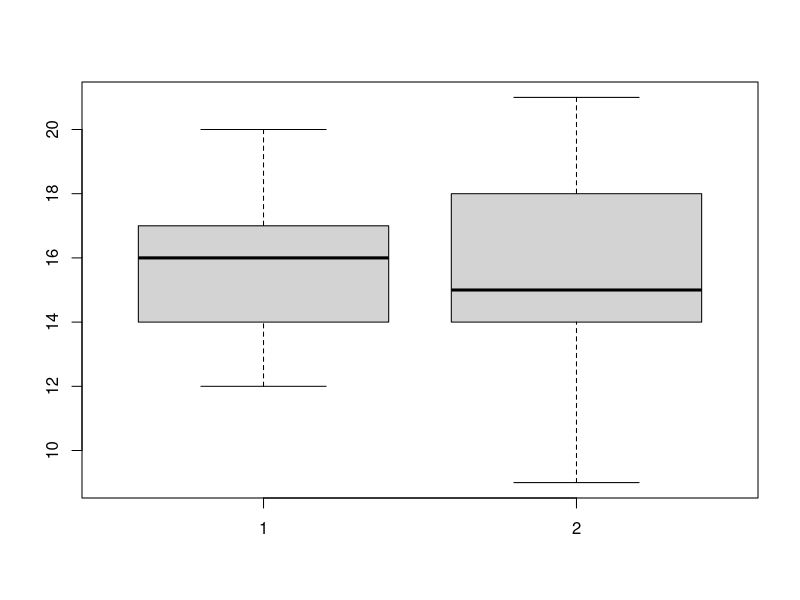
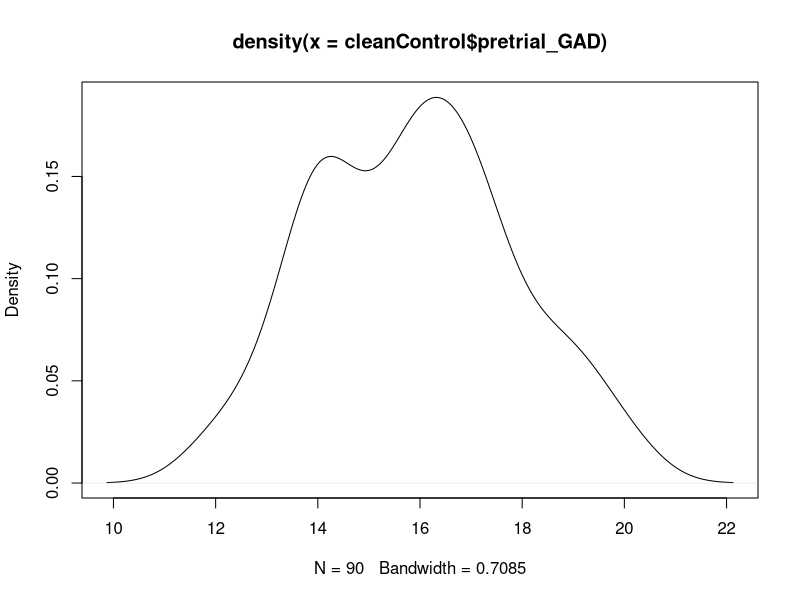
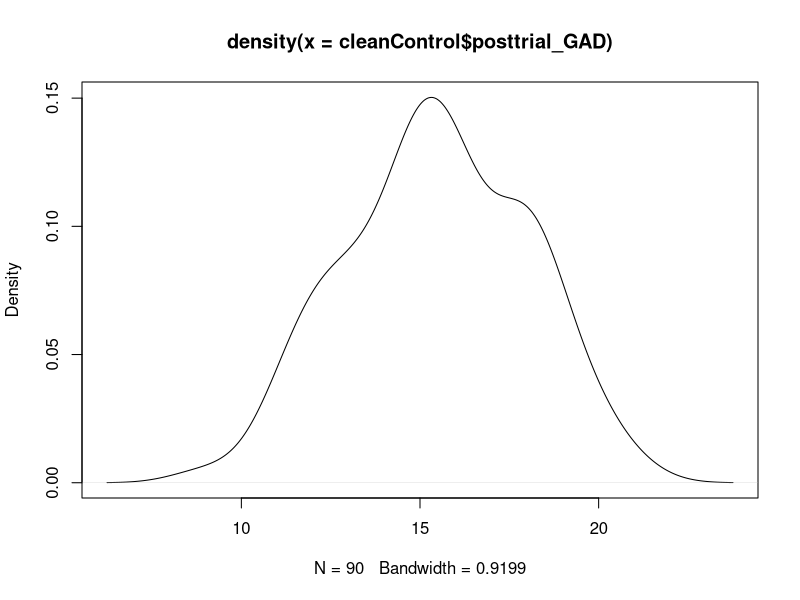
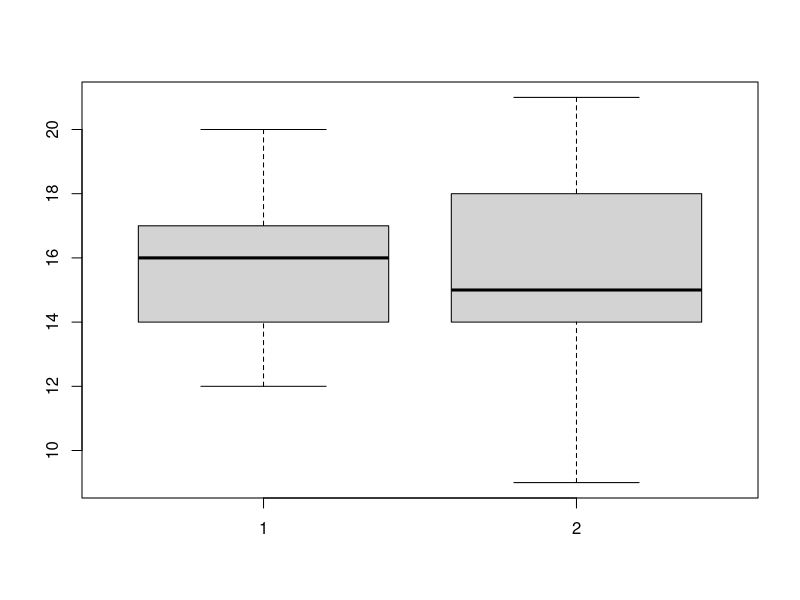
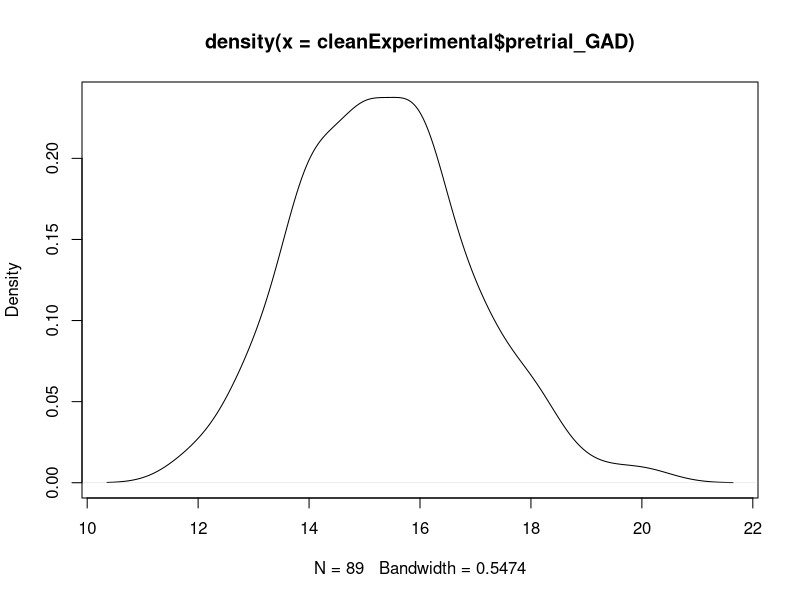
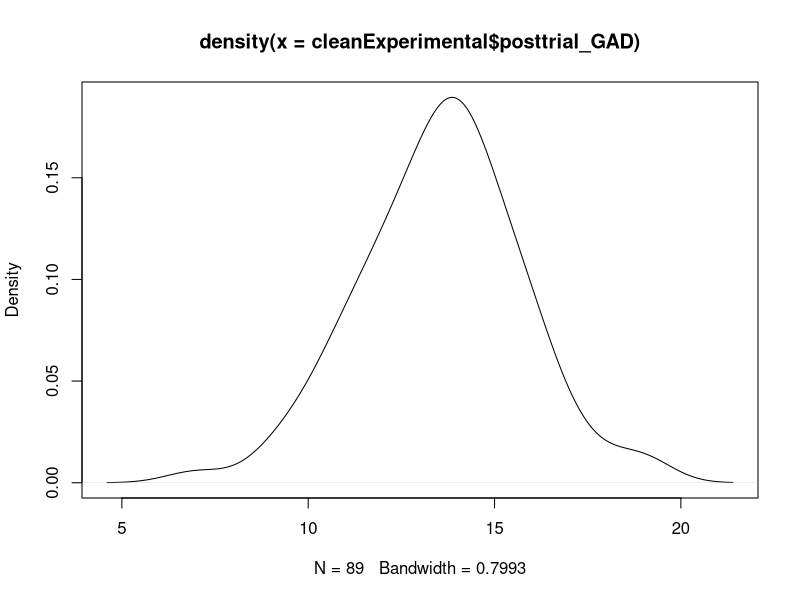

The R script that drew these images, in order:
## ---- chunk 1

setwd("C:/Users/senan/OneDrive/Documents/Masters in Computing in Computer Animation/DAIE/GCA_GAD_and_VR_Group7")

dataFromControl <- read.csv("GROUP_7_2023_GCA_RESULTS_CONTROL.csv")
dataFromExperimental <- read.csv("GROUP_7_2023_GCA_RESULTS_EXPERIMENTAL.csv")

summary(dataFromControl)
summary(dataFromExperimental)

cleanControl = dataFromControl
cleanControl <- cleanControl[cleanControl$pretrial_GAD >= 0, ]
cleanControl <- cleanControl[cleanControl$posttrial_GAD >= 0, ]

boxplot(cleanControl$pretrial_GAD,cleanControl$posttrial_GAD)
mean(cleanControl$pretrial_GAD)
mean(cleanControl$posttrial_GAD)
sd(cleanControl$pretrial_GAD)
sd(cleanControl$posttrial_GAD)
length(cleanControl$patientID)
shapiro.test(cleanControl$pretrial_GAD)
shapiro.test(cleanControl$posttrial_GAD)
plot(density(cleanControl$pretrial_GAD))
plot(density(cleanControl$posttrial_GAD))

cleanExperimental = dataFromExperimental
cleanExperimental <- cleanExperimental[cleanExperimental$pretrial_GAD >= 0, ]
cleanExperimental <- cleanExperimental[cleanExperimental$posttrial_GAD >= 0, ]

boxplot(cleanControl$pretrial_GAD,cleanControl$posttrial_GAD)
mean(cleanExperimental$pretrial_GAD)
mean(cleanExperimental$posttrial_GAD)
sd(cleanExperimental$pretrial_GAD)
sd(cleanExperimental$posttrial_GAD)
length(cleanExperimental$patientID)
shapiro.test(cleanExperimental$pretrial_GAD)
shapiro.test(cleanExperimental$posttrial_GAD)
plot(density(cleanExperimental$pretrial_GAD))
plot(density(cleanExperimental$posttrial_GAD))
